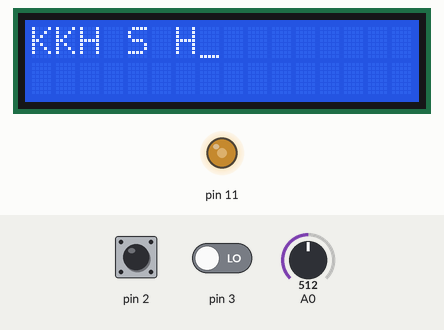
This sketch was run on a simulated Arduino Uno, built with avr-gcc and run on an emulated ATmega328P. Parts: 16×2 character LCD, output pins drawn as LEDs (lit = HIGH). Inputs (shaded band) come from the test bench; at power-on: pin 2 LOW, pin 3 LOW, A0 = 512.

Above: at 1.2 s.
1.3 s: pin 2 driven HIGH
At 1.65 s:
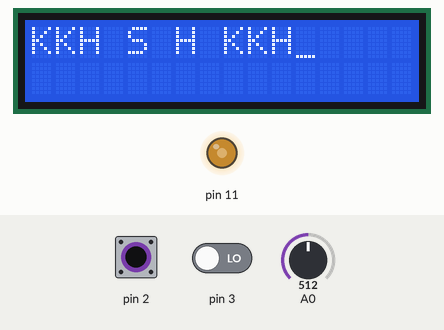
At 2.16 s:
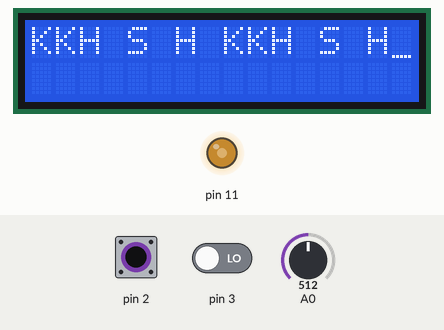
3.4 s: pin 3 driven HIGH
At 4.61 s:
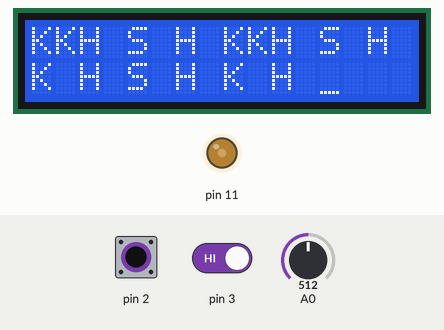
Timing chart, 0 to 4.4 s (numbered marks = the images above; inputs shaded):
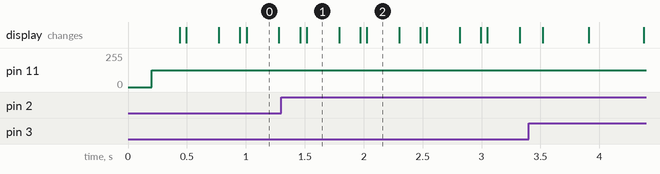

The sketch:

drum_machine.ino
```cpp
//drum machine
const unsigned char bass[] PROGMEM =
{
0x82,0x7C,0x88,0xC4,0xC6,0xC1,0xC0,0xBC,0xBB,0xB8,
0xB6,0xB4,0xB2,0xB0,0xAD,0xAC,0xA8,0xAA,0xB6,0xB3,
0xB0,0xAC,0xA9,0xA6,0xA2,0x9E,0x9B,0x97,0x93,0x8F,
0x8B,0x87,0x83,0x7F,0x7A,0x76,0x72,0x6D,0x69,0x65,
0x60,0x5C,0x58,0x54,0x50,0x4D,0x49,0x46,0x43,0x40,
0x3D,0x3B,0x39,0x37,0x36,0x34,0x34,0x33,0x32,0x32,
0x33,0x32,0x35,0x30,0x1C,0x1F,0x22,0x25,0x28,0x2B,
0x2E,0x32,0x36,0x39,0x3D,0x41,0x45,0x49,0x4D,0x5F,
0x66,0x68,0x6C,0x6E,0x71,0x74,0x77,0x79,0x7C,0x7F,
0x81,0x83,0x85,0x87,0x89,0x8B,0x8C,0x8D,0x8E,0x8F,
0x90,0x91,0x92,0x93,0x93,0x94,0x94,0x95,0x95,0x95,
0x96,0x96,0x96,0x97,0x97,0x98,0x98,0x99,0x9A,0x9A,
0x9B,0x9B,0x9D,0x9D,0xA2,0xF0,0xF9,0xEF,0xEE,0xE7,
0xE6,0xE0,0xDE,0xDA,0xD8,0xD4,0xD1,0xCD,0xCC,0xC6,
0xCE,0xD4,0xCD,0xCA,0xC6,0xC2,0xBD,0xB9,0xB5,0xB1,
0xAC,0xA8,0xA3,0x9E,0x9A,0x95,0x90,0x8B,0x86,0x81,
0x7C,0x78,0x73,0x6E,0x69,0x65,0x61,0x5C,0x58,0x55,
0x51,0x4E,0x4A,0x48,0x45,0x43,0x41,0x3F,0x3D,0x3C,
0x3B,0x3B,0x3A,0x3B,0x39,0x3D,0x2F,0x20,0x27,0x28,
0x2C,0x2E,0x32,0x35,0x38,0x3C,0x3F,0x43,0x46,0x4A,
0x4C,0x55,0x67,0x69,0x6B,0x6E,0x71,0x74,0x76,0x79,
0x7B,0x7E,0x80,0x82,0x84,0x86,0x88,0x89,0x8A,0x8C,
0x8D,0x8E,0x8F,0x8F,0x90,0x91,0x91,0x92,0x92,0x92,
0x93,0x93,0x93,0x93,0x94,0x94,0x94,0x95,0x95,0x96,
0x96,0x97,0x97,0x99,0x97,0x9C,0x96,0xCD,0xFA,0xEB,
0xEA,0xE4,0xE2,0xDD,0xDA,0xD6,0xD4,0xD0,0xCD,0xCA,
0xC7,0xC4,0xC1,0xCC,0xCD,0xC6,0xC3,0xBF,0xBB,0xB7,
0xB3,0xAE,0xAA,0xA6,0xA1,0x9D,0x98,0x93,0x8F,0x8A,
0x85,0x80,0x7B,0x77,0x72,0x6D,0x69,0x64,0x60,0x5B,
0x57,0x54,0x50,0x4C,0x49,0x46,0x43,0x41,0x3F,0x3D,
0x3B,0x3A,0x39,0x38,0x37,0x37,0x37,0x37,0x38,0x28,
0x1E,0x24,0x28,0x2B,0x2D,0x30,0x33,0x37,0x3A,0x3D,
0x41,0x45,0x49,0x4C,0x56,0x65,0x68,0x6A,0x6C,0x6F,
0x72,0x75,0x77,0x79,0x7C,0x7E,0x80,0x82,0x84,0x85,
0x87,0x88,0x89,0x8A,0x8B,0x8C,0x8D,0x8E,0x8E,0x8F,
0x8F,0x8F,0x90,0x90,0x90,0x91,0x91,0x91,0x92,0x92,
0x92,0x93,0x93,0x94,0x94,0x96,0x95,0x98,0x94,0xB2,
0xE6,0xEA,0xE9,0xE4,0xDF,0xDA,0xD7,0xD4,0xD1,0xCE,
0xCB,0xC8,0xC5,0xC3,0xBF,0xBF,0xC6,0xC8,0xC5,0xBF,
0xBB,0xB7,0xB3,0xAF,0xAB,0xA7,0xA2,0x9E,0x99,0x95,
0x90,0x8C,0x87,0x82,0x7E,0x79,0x74,0x70,0x6B,0x67,
0x62,0x5E,0x5A,0x56,0x52,0x4F,0x4B,0x48,0x45,0x43,
0x40,0x3E,0x3C,0x3B,0x3A,0x39,0x38,0x37,0x37,0x37,
0x38,0x36,0x2A,0x22,0x22,0x26,0x2B,0x2E,0x32,0x35,
0x38,0x3B,0x3E,0x42,0x46,0x49,0x4E,0x58,0x63,0x69,
0x6C,0x6E,0x70,0x72,0x74,0x77,0x7A,0x7C,0x7E,0x80,
0x82,0x84,0x85,0x87,0x88,0x89,0x8A,0x8B,0x8C,0x8D,
0x8E,0x8E,0x8F,0x8F,0x8F,0x90,0x90,0x90,0x91,0x91,
0x91,0x91,0x92,0x92,0x92,0x93,0x93,0x94,0x94,0x96,
0x95,0xA0,0xCA,0xE3,0xE4,0xE2,0xE1,0xDF,0xDA,0xD6,
0xD1,0xCE,0xCB,0xC8,0xC5,0xC3,0xC0,0xBD,0xBE,0xC1,
0xC3,0xC2,0xC0,0xBC,0xB7,0xB2,0xAE,0xA9,0xA5,0xA1,
0x9D,0x99,0x94,0x90,0x8C,0x87,0x82,0x7E,0x79,0x75,
0x70,0x6C,0x67,0x63,0x5F,0x5B,0x57,0x53,0x50,0x4C,
0x49,0x46,0x44,0x41,0x3F,0x3D,0x3C,0x3B,0x3A,0x39,
0x38,0x38,0x38,0x39,0x36,0x30,0x2A,0x27,0x26,0x28,
0x2B,0x2F,0x33,0x38,0x3C,0x3F,0x43,0x46,0x4A,0x4E,
0x56,0x5E,0x65,0x6B,0x6F,0x72,0x75,0x77,0x78,0x7A,
0x7C,0x7E,0x80,0x82,0x84,0x85,0x87,0x89,0x8A,0x8B,
0x8C,0x8D,0x8D,0x8E,0x8F,0x8F,0x8F,0x90,0x90,0x90,
0x91,0x91,0x91,0x92,0x92,0x92,0x92,0x93,0x93,0x94,
0x94,0x95,0x95,0x99,0xB3,0xD1,0xDF,0xE1,0xDE,0xDC,
0xDA,0xD8,0xD6,0xD2,0xCF,0xCB,0xC7,0xC4,0xC1,0xBE,
0xBC,0xBD,0xBE,0xBF,0xBF,0xBE,0xBB,0xB8,0xB4,0xAF,
0xAA,0xA6,0xA1,0x9D,0x98,0x94,0x90,0x8B,0x87,0x83,
0x7E,0x7A,0x75,0x71,0x6C,0x68,0x64,0x5F,0x5B,0x57,
0x54,0x50,0x4D,0x4A,0x47,0x44,0x42,0x40,0x3E,0x3D,
0x3B,0x3B,0x3A,0x39,0x39,0x39,0x39,0x35,0x30,0x2C,
0x2A,0x29,0x2A,0x2C,0x2F,0x33,0x38,0x3C,0x40,0x44,
0x48,0x4C,0x52,0x59,0x60,0x66,0x6C,0x70,0x73,0x76,
0x78,0x7A,0x7C,0x7D,0x7F,0x81,0x83,0x84,0x86,0x88,
0x89,0x8A,0x8B,0x8C,0x8D,0x8E,0x8E,0x8F,0x8F,0x90,
0x90,0x90,0x91,0x91,0x91,0x91,0x92,0x92,0x92,0x93,
0x93,0x93,0x94,0x94,0x95,0x96,0xA3,0xB8,0xCC,0xDA,
0xE1,0xE2,0xE0,0xDC,0xD7,0xD3,0xCF,0xCC,0xC9,0xC6,
0xC3,0xC0,0xBD,0xBC,0xBC,0xBD,0xBD,0xBD,0xBC,0xBA,
0xB6,0xB3,0xAE,0xAA,0xA5,0xA1,0x9C,0x98,0x93,0x8F,
0x8A,0x86,0x82,0x7D,0x79,0x75,0x70,0x6C,0x68,0x63,
0x5F,0x5B,0x58,0x54,0x51,0x4D,0x4A,0x48,0x45,0x43,
0x41,0x3F,0x3E,0x3C,0x3B,0x3B,0x3A,0x3A,0x3A,0x39,
0x36,0x32,0x2F,0x2D,0x2C,0x2C,0x2E,0x30,0x33,0x37,
0x3B,0x3F,0x43,0x47,0x4C,0x52,0x59,0x5F,0x65,0x6B,
0x6F,0x73,0x76,0x79,0x7C,0x7D,0x7F,0x81};
const unsigned char hat[] PROGMEM = {
  0x81, 0x7E, 0x7F, 0x69, 0x93, 0x80, 0x8D, 0x81, 0x81, 0x91,
  0xAA, 0xB2, 0x7C, 0x99, 0x75, 0x74, 0x8F, 0x8E, 0x66, 0x8B,
  0x70, 0x79, 0x8D, 0x7F, 0x55, 0x51, 0x6F, 0x47, 0x86, 0x6C,
  0x86, 0x73, 0x7E, 0x8E, 0x98, 0xC7, 0x8A, 0xA2, 0x8B, 0x8B,
  0xA2, 0x7F, 0x8A, 0x7B, 0x64, 0x54, 0x66, 0x72, 0x6A, 0x4E,
  0x65, 0x6A, 0x5F, 0x8F, 0x77, 0x8A, 0x79, 0xAC, 0xBE, 0x98,
  0xD1, 0xBD, 0x9A, 0x71, 0x7F, 0x76, 0x5F, 0x7B, 0x66, 0x67,
  0x87, 0x7B, 0x7A, 0x5A, 0x73, 0xA2, 0x88, 0x95, 0x84, 0x96,
  0x8F, 0x6F, 0x85, 0x95, 0x87, 0x72, 0x73, 0x78, 0x71, 0x7C,
  0x76, 0x5E, 0x83, 0x8C, 0x93, 0x90, 0x6F, 0x87, 0x83, 0xA0,
  0x9A, 0x6E, 0x90, 0x5D, 0x69, 0x7D, 0x79, 0x94, 0x74, 0x87,
  0x98, 0x7A, 0x84, 0x77, 0x79, 0x72, 0x79, 0x93, 0x77, 0x8B,
  0x75, 0x7E, 0x88, 0x8A, 0x87, 0x79, 0x7F, 0x76, 0x7F, 0x82,
  0x78, 0x7D, 0x8C, 0x83, 0x7A, 0x80, 0x84, 0x7A, 0x7A, 0x82,
  0x84, 0x7B, 0x7F, 0x7D, 0x7A, 0x76, 0x7F, 0x88, 0x80, 0x7D,
  0x7B, 0x7D, 0x74, 0x7A, 0x86, 0x81, 0x85, 0x80, 0x80, 0x87,
  0x74, 0x87, 0x8D, 0x7A, 0x85, 0x78, 0x78, 0x86, 0x7D, 0x77,
  0x7B, 0x82, 0x7A, 0x81, 0x7F, 0x74, 0x83, 0x7E, 0x87, 0x8E,
  0x80, 0x93, 0x77, 0x7C, 0x86, 0x7E, 0x8F, 0x72, 0x7C, 0x75,
  0x79, 0x7B, 0x72, 0x83, 0x7D, 0x82, 0x88, 0x85, 0x7F, 0x83,
  0x85, 0x78, 0x80, 0x8C, 0x7E, 0x73, 0x7E, 0x72, 0x7A, 0x87,
  0x7E, 0x82, 0x82, 0x8A, 0x86, 0x82, 0x82, 0x7A, 0x7F, 0x8D,
  0x75, 0x7D, 0x85, 0x72, 0x71, 0x7A, 0x82, 0x7F, 0x83, 0x7C,
  0x84, 0x86, 0x82, 0x7E, 0x83, 0x86, 0x84, 0x80, 0x7C, 0x73,
  0x78, 0x7E, 0x70, 0x80, 0x80, 0x81, 0x89, 0x81, 0x84, 0x7E,
  0x7D, 0x80, 0x7B, 0x80, 0x83, 0x7D, 0x74, 0x7D, 0x82, 0x7D,
  0x81, 0x7E, 0x81, 0x87, 0x7F, 0x84, 0x7A, 0x7F, 0x87, 0x78,
  0x82, 0x83, 0x7D, 0x79, 0x7E, 0x79, 0x81, 0x80, 0x7D, 0x7B,
  0x7E, 0x8A, 0x7D, 0x80, 0x80, 0x80, 0x7F, 0x81, 0x81, 0x7D,
  0x7E, 0x76, 0x7B, 0x7F, 0x7F, 0x81, 0x7C, 0x84, 0x82, 0x81,
  0x80, 0x7C, 0x7F, 0x7F, 0x7F, 0x7D, 0x80, 0x7D, 0x7F, 0x7F,
  0x7B, 0x7F, 0x81, 0x7F, 0x81, 0x80, 0x7F, 0x80, 0x7D, 0x7E,
  0x7F, 0x81, 0x81, 0x7F, 0x81, 0x81, 0x7E, 0x7E, 0x7F, 0x7F,
  0x7F, 0x80, 0x7F, 0x7E, 0x80, 0x80, 0x7E, 0x7E, 0x80, 0x7F,
  0x80, 0x81, 0x7E, 0x7F, 0x7F, 0x7E, 0x7F, 0x81, 0x7F, 0x7F,
  0x7F, 0x7F, 0x7F, 0x7F, 0x7F, 0x7E, 0x7F, 0x80, 0x7F, 0x7F,
  0x7F, 0x7F, 0x80, 0x7F, 0x7F, 0x7F, 0x7F, 0x7E, 0x7F, 0x7F,
  0x7E, 0x7F, 0x7F, 0x7F, 0x7F, 0x7F, 0x7F, 0x7E, 0x7F, 0x7F,
  0x7F, 0x7F, 0x7F, 0x7F, 0x7F, 0x7F, 0x7F, 0x7F, 0x7F, 0x7F,
  0x7F, 0x7F, 0x7F, 0x7F, 0x7F, 0x7F, 0x7F, 0x7F, 0x7F, 0x7F,
  0x7F, 0x7F, 0x7F, 0x7F, 0x7F, 0x7F, 0x7F, 0x7F, 0x7F, 0x7F,
  0x7F, 0x7F, 0x7F, 0x7F, 0x7F, 0x7F, 0x7F, 0x7F, 0x7F, 0x7F,
  0x7F, 0x7F, 0x7F, 0x7F, 0x7F, 0x7F, 0x7F, 0x7F, 0x7F, 0x7F,
  0x7F, 0x7F, 0x7F, 0x7F, 0x7F, 0x7F, 0x7F, 0x7F, 0x7F, 0x7F,
  0x7F, 0x7F, 0x7F, 0x7F, 0x7F, 0x7F, 0x7F, 0x7F, 0x7F, 0x7F,
  0x7F, 0x7F, 0x7F, 0x7F, 0x7F, 0x7F, 0x7F, 0x7F, 0x7F, 0x7F,
  0x7F, 0x7F, 0x7F, 0x7F, 0x7F, 0x7F, 0x7F, 0x7F, 0x7F, 0x7F,
  0x7F, 0x7F, 0x7F, 0x7F, 0x7F, 0x7F, 0x7F, 0x7F, 0x7F, 0x7F,
  0x7F, 0x7F, 0x7F };
const unsigned char kick[] PROGMEM = {
  0x80, 0x7F, 0x7E, 0x80, 0x7B, 0x7F, 0x77, 0x80, 0x6F, 0x78,
  0x70, 0x86, 0x6B, 0x8E, 0x83, 0x81, 0x2F, 0x3B, 0xC5, 0x5E,
  0x5E, 0x80, 0x67, 0x6C, 0x8B, 0x70, 0x96, 0x79, 0x9E, 0x8D,
  0x86, 0xC7, 0x8D, 0xBA, 0xC5, 0xAE, 0xCB, 0xC6, 0xBE, 0xDA,
  0xC4, 0xC7, 0xCD, 0xCF, 0xC4, 0xCC, 0xBE, 0xBC, 0xC4, 0xB2,
  0xB1, 0xA7, 0xA5, 0x8E, 0x8B, 0x91, 0x8D, 0x47, 0x4E, 0x74,
  0x5C, 0x4A, 0x19, 0x2A, 0x33, 0x26, 0x27, 0x1D, 0x19, 0x13,
  0x11, 0x0D, 0x0D, 0x0B, 0x0A, 0x0C, 0x0E, 0x1A, 0x1E, 0x1E,
  0x25, 0x28, 0x2D, 0x36, 0x3E, 0x40, 0x4A, 0x4F, 0x56, 0x5C,
  0x64, 0x6C, 0x76, 0x78, 0x83, 0x8E, 0x91, 0x9A, 0xA5, 0xB0,
  0xAB, 0xC0, 0xBE, 0xC1, 0xD2, 0xD5, 0xD8, 0xDF, 0xEB, 0xEB,
  0xEA, 0xEB, 0xED, 0xEE, 0xF1, 0xF3, 0xF3, 0xF2, 0xF4, 0xF2,
  0xF1, 0xEF, 0xED, 0xE9, 0xE8, 0xDE, 0xD4, 0xD4, 0xD0, 0xCB,
  0xC5, 0xBC, 0xB9, 0xB3, 0xAC, 0xA5, 0x9D, 0x96, 0x8F, 0x89,
  0x83, 0x7D, 0x75, 0x6F, 0x6A, 0x64, 0x5A, 0x56, 0x50, 0x44,
  0x44, 0x3F, 0x2C, 0x30, 0x30, 0x19, 0x1D, 0x24, 0x0B, 0x0E,
  0x14, 0x04, 0x09, 0x0B, 0x07, 0x06, 0x05, 0x06, 0x05, 0x05,
  0x06, 0x08, 0x09, 0x0C, 0x10, 0x11, 0x16, 0x21, 0x21, 0x25,
  0x2A, 0x31, 0x35, 0x37, 0x43, 0x46, 0x4B, 0x53, 0x5A, 0x5E,
  0x65, 0x6D, 0x71, 0x77, 0x7F, 0x83, 0x88, 0x90, 0x95, 0x9B,
  0x9F, 0xA5, 0xAB, 0xAB, 0xB1, 0xB8, 0xB9, 0xC0, 0xC3, 0xC3,
  0xC8, 0xD0, 0xCE, 0xCF, 0xDA, 0xD4, 0xD3, 0xDD, 0xE1, 0xDD,
  0xDF, 0xE0, 0xDF, 0xDC, 0xDF, 0xDD, 0xDF, 0xDF, 0xD9, 0xDC,
  0xD4, 0xD7, 0xD8, 0xD5, 0xCF, 0xD0, 0xCD, 0xC7, 0xC9, 0xC8,
  0xC2, 0xBD, 0xB7, 0xB6, 0xB4, 0xB0, 0xAE, 0xA8, 0xA5, 0xA0,
  0x9D, 0x9B, 0x98, 0x93, 0x8C, 0x8A, 0x89, 0x83, 0x83, 0x7E,
  0x7A, 0x7A, 0x6F, 0x75, 0x77, 0x6A, 0x65, 0x6A, 0x60, 0x5C,
  0x62, 0x5B, 0x5C, 0x5A, 0x56, 0x52, 0x53, 0x55, 0x51, 0x4E,
  0x50, 0x4E, 0x49, 0x4E, 0x4F, 0x4E, 0x4C, 0x4A, 0x4C, 0x4D,
  0x50, 0x4B, 0x4B, 0x4B, 0x4B, 0x4C, 0x4C, 0x4B, 0x4A, 0x4A,
  0x4B, 0x49, 0x46, 0x49, 0x44, 0x45, 0x46, 0x42, 0x41, 0x44,
  0x40, 0x40, 0x42, 0x3E, 0x3C, 0x3E, 0x3E, 0x3D, 0x41, 0x3A,
  0x3C, 0x3F, 0x3F, 0x40, 0x41, 0x42, 0x42, 0x43, 0x44, 0x4A,
  0x4A, 0x4D, 0x4F, 0x52, 0x56, 0x56, 0x5B, 0x5E, 0x61, 0x66,
  0x69, 0x6C, 0x71, 0x73, 0x77, 0x7D, 0x81, 0x83, 0x87, 0x8B,
  0x90, 0x93, 0x97, 0x9B, 0x9F, 0xA3, 0xA7, 0xAA, 0xAE, 0xB2,
  0xB5, 0xB8, 0xBD, 0xBF, 0xC2, 0xC6, 0xC7, 0xCC, 0xCF, 0xD3,
  0xD4, 0xD6, 0xD9, 0xD9, 0xDE, 0xE0, 0xE5, 0xE2, 0xE2, 0xE4,
  0xE0, 0xE5, 0xE5, 0xE4, 0xE5, 0xE3, 0xE0, 0xE0, 0xDE, 0xDD,
  0xDB, 0xDB, 0xD9, 0xD4, 0xD1, 0xD1, 0xCF, 0xC9, 0xC6, 0xC0,
  0xBD, 0xB9, 0xB4, 0xB1, 0xAC, 0xA7, 0xA0, 0x9B, 0x99, 0x91,
  0x8C, 0x89, 0x83, 0x7E, 0x7A, 0x74, 0x6F, 0x6C, 0x66, 0x62,
  0x5E, 0x5A, 0x55, 0x52, 0x4E, 0x4B, 0x48, 0x45, 0x42, 0x3F,
  0x3D, 0x3C, 0x3C, 0x39, 0x36, 0x35, 0x35, 0x34, 0x34, 0x33,
  0x33, 0x36, 0x33, 0x32, 0x35, 0x36, 0x38, 0x36, 0x37, 0x3D,
  0x3B, 0x3C, 0x3F, 0x41, 0x43, 0x47, 0x47, 0x4B, 0x4E, 0x4E,
  0x52, 0x54, 0x57, 0x5A, 0x5C, 0x5F, 0x63, 0x66, 0x68, 0x6B,
  0x6D, 0x71, 0x74, 0x76, 0x79, 0x7B, 0x7E, 0x81, 0x83, 0x86,
  0x88, 0x8B, 0x8D, 0x8E, 0x91, 0x93, 0x95, 0x97, 0x98, 0x99,
  0x9B, 0x9C, 0x9D, 0x9F, 0x9F, 0x9F, 0xA1, 0xA1, 0xA1, 0xA2,
  0xA1, 0xA1, 0xA2, 0xA2, 0xA1, 0xA0, 0xA0, 0xA0, 0x9F, 0x9E,
  0x9E, 0x9D, 0x9C, 0x9C, 0x9B, 0x99, 0x99, 0x97, 0x96, 0x96,
  0x95, 0x93, 0x92, 0x91, 0x90, 0x8F, 0x8D, 0x8D, 0x8C, 0x8A,
  0x8A, 0x89, 0x87, 0x86, 0x86, 0x85, 0x84, 0x83, 0x82, 0x81,
  0x80, 0x80, 0x7F, 0x7E, 0x7D, 0x7C, 0x7C, 0x7C, 0x7B, 0x7B,
  0x7A, 0x7A, 0x7A, 0x7A, 0x7A, 0x79, 0x7A, 0x7A, 0x7A, 0x7A,
  0x7A, 0x7A, 0x7B, 0x7B, 0x7B, 0x7C, 0x7C, 0x7C, 0x7D, 0x7D,
  0x7D, 0x7E, 0x7E, 0x7F, 0x7F, 0x80, 0x80, 0x80, 0x81, 0x81,
  0x81, 0x82, 0x82, 0x82, 0x83, 0x83, 0x83, 0x83, 0x83, 0x83,
  0x84, 0x84, 0x84, 0x84, 0x84, 0x84, 0x84, 0x84, 0x84, 0x84,
  0x84, 0x84, 0x84, 0x84, 0x84, 0x83, 0x83, 0x83, 0x83, 0x82,
  0x82, 0x82, 0x81, 0x81, 0x81, 0x80, 0x80, 0x7F, 0x7F, 0x7F,
  0x7E, 0x7E, 0x7D, 0x7D, 0x7C, 0x7C, 0x7C, 0x7C, 0x7B, 0x7B,
  0x7B, 0x7A, 0x7A, 0x7A, 0x7A, 0x79, 0x79, 0x79, 0x79, 0x79,
  0x79, 0x79, 0x79, 0x79, 0x79, 0x79, 0x79, 0x79, 0x79, 0x79,
  0x79, 0x7A, 0x7A, 0x7A, 0x7A, 0x7B, 0x7B, 0x7B, 0x7B, 0x7B,
  0x7C, 0x7C, 0x7C, 0x7C, 0x7C, 0x7D, 0x7D, 0x7D, 0x7D, 0x7D,
  0x7D, 0x7D, 0x7D, 0x7D, 0x7D, 0x7D, 0x7D, 0x7E, 0x7E, 0x7E,
  0x7E, 0x7E, 0x7E, 0x7E, 0x7E, 0x7E, 0x7E, 0x7E, 0x7F, 0x7F,
  0x7F, 0x7F, 0x7F, 0x7F, 0x80, 0x80, 0x80, 0x80, 0x80, 0x80,
  0x80, 0x80, 0x81, 0x81, 0x81, 0x81, 0x81, 0x81, 0x82, 0x82,
  0x82, 0x82, 0x82, 0x82, 0x82, 0x83, 0x83, 0x83, 0x83, 0x83,
  0x83, 0x83, 0x83, 0x83, 0x84, 0x84, 0x84, 0x84, 0x84, 0x84,
  0x84, 0x84, 0x84, 0x84, 0x84, 0x84, 0x84, 0x84, 0x84, 0x85,
  0x84, 0x85, 0x85, 0x85, 0x85, 0x84, 0x84, 0x84, 0x84, 0x84,
  0x84, 0x84, 0x84, 0x84, 0x84, 0x84, 0x83, 0x83, 0x83, 0x83,
  0x83, 0x83, 0x82, 0x82, 0x82, 0x82, 0x82, 0x81, 0x81, 0x81,
  0x81, 0x81, 0x81, 0x80, 0x80, 0x80, 0x80, 0x80, 0x7F, 0x7F,
  0x7F, 0x7F, 0x7F, 0x7F, 0x7F, 0x7E, 0x7E, 0x7E, 0x7E, 0x7E,
  0x7E, 0x7E, 0x7E, 0x7E, 0x7E, 0x7D, 0x7D, 0x7D, 0x7D, 0x7D,
  0x7D, 0x7D, 0x7D, 0x7D, 0x7D, 0x7D, 0x7D, 0x7D, 0x7D, 0x7D,
  0x7D, 0x7D, 0x7D, 0x7D, 0x7D, 0x7D, 0x7D, 0x7D, 0x7D, 0x7D,
  0x7D, 0x7D, 0x7D, 0x7D, 0x7D, 0x7D, 0x7D, 0x7D, 0x7D, 0x7D,
  0x7E, 0x7E, 0x7E, 0x7E, 0x7E, 0x7E, 0x7E, 0x7E, 0x7E, 0x7E,
  0x7F, 0x7F, 0x7F, };
const unsigned char snare[] PROGMEM = {
  0x80, 0x7E, 0x81, 0x7E, 0x82, 0x7D, 0x83, 0x7C, 0x84, 0x78,
  0xA7, 0xB6, 0xA7, 0x9C, 0xA3, 0x9A, 0x86, 0x8A, 0x5C, 0x6D,
  0x48, 0x63, 0x27, 0x38, 0x56, 0x0E, 0x31, 0x4F, 0x30, 0x32,
  0x46, 0x42, 0x62, 0x6D, 0xA6, 0x7A, 0x88, 0xC8, 0xD1, 0xC6,
  0xE7, 0xF8, 0xF2, 0xFF, 0xF4, 0xFA, 0xE9, 0xEA, 0xD9, 0xD7,
  0xBD, 0xBC, 0xB9, 0x9A, 0x82, 0x66, 0x70, 0x3D, 0x3C, 0x2A,
  0x15, 0x3E, 0x0B, 0x0D, 0x1E, 0x15, 0x14, 0x17, 0x13, 0x24,
  0x38, 0x30, 0x41, 0x40, 0x49, 0x56, 0x3F, 0x44, 0x59, 0x45,
  0x53, 0x55, 0x56, 0x69, 0x79, 0x7A, 0x86, 0xB1, 0xA3, 0xAF,
  0xB7, 0xBA, 0xDC, 0xD8, 0xDC, 0xE9, 0xF6, 0xFC, 0xFB, 0xFB,
  0xF9, 0xF8, 0xF6, 0xF4, 0xF3, 0xEF, 0xE6, 0xDA, 0xC9, 0xC2,
  0xC3, 0xB2, 0xAD, 0xAE, 0xAD, 0xAA, 0x99, 0x95, 0x8E, 0x87,
  0x7E, 0x67, 0x5C, 0x49, 0x31, 0x30, 0x20, 0x21, 0x20, 0x14,
  0x17, 0x18, 0x17, 0x15, 0x1C, 0x12, 0x0A, 0x06, 0x0B, 0x0C,
  0x11, 0x18, 0x1E, 0x26, 0x2C, 0x3D, 0x3F, 0x52, 0x57, 0x58,
  0x67, 0x70, 0x77, 0x86, 0x96, 0xA5, 0xC4, 0xD1, 0xCC, 0xD3,
  0xE7, 0xEE, 0xF5, 0xEC, 0xDC, 0xE0, 0xE3, 0xDD, 0xDC, 0xE0,
  0xD5, 0xD2, 0xDB, 0xAE, 0xAC, 0xBA, 0xBB, 0xB2, 0x82, 0x93,
  0xA0, 0x92, 0x8F, 0x9A, 0x82, 0x82, 0x6E, 0x6C, 0x79, 0x74,
  0x60, 0x54, 0x73, 0x45, 0x4B, 0x3C, 0x3B, 0x3E, 0x23, 0x18,
  0x1E, 0x30, 0x23, 0x38, 0x33, 0x4D, 0x40, 0x42, 0x55, 0x65,
  0x5A, 0x41, 0x79, 0x61, 0x59, 0x52, 0x7C, 0x76, 0x8F, 0x88,
  0x64, 0x8F, 0x69, 0x6A, 0x7E, 0x98, 0x7C, 0x92, 0x8D, 0x90,
  0x84, 0x8F, 0xA9, 0xA0, 0xB1, 0xAC, 0xB6, 0xBB, 0xCF, 0xB6,
  0xC7, 0xD1, 0xBD, 0xDA, 0xBF, 0xAB, 0xB6, 0xB4, 0xBC, 0x96,
  0xB0, 0xB0, 0xAB, 0xA9, 0x9F, 0x97, 0x7F, 0x98, 0x82, 0x66,
  0x78, 0x70, 0x6A, 0x6F, 0x4E, 0x56, 0x4A, 0x54, 0x67, 0x59,
  0x45, 0x4F, 0x44, 0x53, 0x6A, 0x47, 0x5F, 0x47, 0x33, 0x6C,
  0x44, 0x4A, 0x83, 0x4F, 0x50, 0x66, 0x52, 0x4D, 0x61, 0x4D,
  0x5B, 0x60, 0x5B, 0x6F, 0x5C, 0x80, 0x77, 0x70, 0xA2, 0x98,
  0x81, 0x9E, 0xB7, 0xB7, 0xBD, 0xC0, 0xCE, 0xDA, 0xC3, 0xD9,
  0xF1, 0xCF, 0xC3, 0xDF, 0xC4, 0xBC, 0xD6, 0xBA, 0xA6, 0xB3,
  0x9D, 0x92, 0x9F, 0x8C, 0x83, 0x65, 0x8D, 0x8F, 0x69, 0x77,
  0x7E, 0x61, 0x6B, 0x77, 0x47, 0x58, 0x56, 0x31, 0x72, 0x50,
  0x43, 0x5D, 0x3A, 0x47, 0x48, 0x56, 0x37, 0x64, 0x29, 0x42,
  0x41, 0x44, 0x5D, 0x31, 0x63, 0x49, 0x56, 0x5B, 0x5E, 0x60,
  0x8A, 0x6C, 0x6E, 0x96, 0x92, 0x89, 0x8B, 0xAA, 0x9F, 0x9A,
  0xAD, 0xAF, 0xBD, 0xB1, 0xAE, 0xBE, 0xDD, 0xA9, 0xB1, 0xD7,
  0x9F, 0xC0, 0xA0, 0xB0, 0xA9, 0xAB, 0xA8, 0x99, 0xA6, 0xA4,
  0x9F, 0x8A, 0x9C, 0x9E, 0x96, 0xA3, 0x8F, 0x8B, 0x8A, 0x69,
  0x98, 0x7E, 0x92, 0x79, 0x6F, 0x76, 0x4C, 0x78, 0x5A, 0x48,
  0x30, 0x4A, 0x48, 0x30, 0x53, 0x1E, 0x2A, 0x3A, 0x32, 0x44,
  0x3D, 0x39, 0x49, 0x4E, 0x44, 0x57, 0x5E, 0x5F, 0x6D, 0x69,
  0x72, 0x7E, 0x70, 0xA0, 0x78, 0xA8, 0xAC, 0x9D, 0xBA, 0x83,
  0xCB, 0xBE, 0xC1, 0xA0, 0xAC, 0xBC, 0xAE, 0xAA, 0xB3, 0xEE,
  0xAB, 0xB3, 0xBB, 0xB8, 0xBF, 0xA4, 0xB1, 0xA9, 0x95, 0x9F,
  0x99, 0x91, 0x92, 0x99, 0x81, 0x79, 0x7B, 0x71, 0x7C, 0x70,
  0x5B, 0x5C, 0x5B, 0x4F, 0x55, 0x4F, 0x48, 0x55, 0x64, 0x36,
  0x3C, 0x5A, 0x39, 0x4C, 0x5E, 0x4A, 0x60, 0x4C, 0x50, 0x5D,
  0x50, 0x6B, 0x63, 0x5B, 0x6B, 0x83, 0x62, 0x75, 0x8A, 0x8C,
  0x83, 0x6E, 0x98, 0x92, 0x8A, 0x97, 0x97, 0x81, 0xA6, 0x9F,
  0x96, 0xB8, 0xAF, 0xA4, 0xB5, 0xB2, 0xA3, 0xB4, 0xA5, 0xB2,
  0xB1, 0xA8, 0x9F, 0xB3, 0xA5, 0x9B, 0x9F, 0xA4, 0x9B, 0x9A,
  0x8C, 0x7B, 0x96, 0x79, 0x92, 0x7C, 0x6F, 0x71, 0x6B, 0x76,
  0x6D, 0x64, 0x61, 0x5F, 0x5C, 0x63, 0x52, 0x51, 0x69, 0x4F,
  0x4F, 0x5A, 0x5A, 0x68, 0x4E, 0x42, 0x56, 0x72, 0x65, 0x60,
  0x5F, 0x67, 0x80, 0x65, 0x62, 0x86, 0x74, 0x7D, 0x7C, 0x74,
  0xA4, 0x79, 0x8E, 0x9D, 0x6F, 0xA7, 0x93, 0x99, 0x8F, 0x9C,
  0x9A, 0x89, 0xA6, 0xA5, 0xBA, 0x9E, 0x97, 0xAC, 0xB1, 0x88,
  0xB5, 0xA7, 0x9D, 0x9A, 0x98, 0x92, 0x97, 0x9D, 0x84, 0xA1,
  0x7E, 0x99, 0x6F, 0x84, 0x8A, 0x66, 0x79, 0x77, 0x76, 0x6A,
  0x73, 0x5F, 0x64, 0x5B, 0x68, 0x6B, 0x58, 0x70, 0x51, 0x5A,
  0x6F, 0x65, 0x5A, 0x62, 0x69, 0x5A, 0x6F, 0x69, 0x6D, 0x5A,
  0x65, 0x71, 0x75, 0x81, 0x6D, 0x6E, 0x7A, 0x7C, 0x76, 0x7C,
  0x86, 0x80, 0x85, 0x82, 0x86, 0x9B, 0x7D, 0x97, 0x86, 0x9D,
  0x98, 0x89, 0xA2, 0x9E, 0x97, 0x8F, 0xAE, 0x93, 0xAE, 0x9D,
  0x94, 0xA1, 0x9D, 0x94, 0x9C, 0xA2, 0x8D, 0x89, 0x96, 0x94,
  0x88, 0x86, 0x82, 0x8C, 0x79, 0x8C, 0x6A, 0x79, 0x7D, 0x6D,
  0x75, 0x6C, 0x78, 0x74, 0x6D, 0x6C, 0x65, 0x6D, 0x78, 0x5F,
  0x65, 0x63, 0x72, 0x70, 0x58, 0x61, 0x6D, 0x66, 0x61, 0x6F,
  0x69, 0x55, 0x69, 0x74, 0x78, 0x6D, 0x7B, 0x78, 0x78, 0x7F,
  0x7D, 0x85, 0x86, 0x7F, 0x82, 0x9C, 0x80, 0x7E, 0x84, 0xA2,
  0x98, 0x9A, 0x84, 0x9C, 0xA3, 0x93, 0xA3, 0x8F, 0xAE, 0x9A,
  0x9A, 0x98, 0x8B, 0x99, 0x97, 0x99, 0x97, 0x85, 0x95, 0x93,
  0x89, 0x81, 0x9A, 0x7E, 0x7F, 0x8E, 0x65, 0x8D, 0x7D, 0x66,
  0x7C, 0x6F, 0x64, 0x79, 0x79, 0x5E, 0x66, 0x73, 0x5D, 0x64,
  0x6B, 0x65, 0x67, 0x71, 0x5D, 0x64, 0x6E, 0x63, 0x63, 0x67,
  0x7A, 0x68, 0x6B, 0x7B, 0x67, 0x76, 0x7F, 0x6F, 0x81, 0x75,
  0x83, 0x83, 0x85, 0x80, 0x8A, 0x89, 0x91, 0x91, 0x82, 0x9C,
  0x91, 0x93, 0x94, 0x9C, 0x8B, 0x9C, 0x8B, 0x9C, 0x9C, 0x94,
  0x9F, 0x8D, 0x9B, 0x86, 0xAA, 0x8D, 0x82, 0x97, 0x8B, 0x8E,
  0x85, 0x8B, 0x7F, 0x88, 0x84, 0x86, 0x7D, 0x80, 0x79, 0x74,
  0x82, 0x6F, 0x72, 0x7A, 0x73, 0x64, 0x72, 0x6E, 0x75, 0x66,
  0x62, 0x69, 0x66, 0x6D, 0x6D, 0x64, 0x5E, 0x6E, 0x75, 0x6D,
  0x6A, 0x6B, 0x6F, 0x76, 0x7A, 0x7D, 0x78, 0x80, 0x74, 0x7F,
};

#include <LiquidCrystal.h>
LiquidCrystal lcd(12, 10, 4 ,5, 7, 6);
volatile int bpm = 128;
volatile unsigned char track[32] = {
1,1,4,0,2,0,4,0,1,0,4,0,2,0,4,0,
1,0,4,0,2,0,4,0,1,0,4,0,2,0,2,2
};

void button1()
{
  if(bpm > 100)
    bpm = 32;
    else
    bpm = 128;
}
volatile int trackPos = 0;
void button2()
{
  switch(track[trackPos])
  {
    case 0:
    track[trackPos] = 1;
    break;
    case 1:
    track[trackPos] = 2;
    break;
    case 2:
    track[trackPos] = 4;
    break;
    case 4:
    track[trackPos] = 8;
    break;
    case 8:
    track[trackPos] = 0;
    break;
  }
}
void setup()
{
  attachInterrupt(digitalPinToInterrupt(3), button1, RISING);
  attachInterrupt(digitalPinToInterrupt(2), button2, RISING);

  lcd.begin(16, 2);
  lcd.cursor();
  Serial.begin(9600);
  pinMode(11, OUTPUT);
  pinMode(3, INPUT);
  pinMode(2, INPUT);
  TCCR2A = _BV(COM2A1) | _BV(COM2B1) | _BV(WGM21) | _BV(WGM20);
  TCCR2B = _BV(CS00);
}


float so = 0;
/*
unsigned char track[32] =
{ 1, 0, 4,0, 2, 0, 4, 0, 1, 0, 4, 0, 2, 0, 4, 0
, 1, 4, 4, 4, 2, 0, 4, 0, 1, 0, 4, 0, 2, 0, 2, 2 };
*/
/*
unsigned char track[32] =
{ 1, 0, 0, 0, 5, 0, 0, 0, 1, 1, 1, 1, 5, 1, 1, 1
, 1, 0, 0, 0, 5, 0, 0, 0, 1, 0, 0, 0, 5, 0, 0, 0};
*/
/*
unsigned char track[32] =
{ 1, 0, 9, 0, 2, 0, 9, 0, 1, 0, 9, 0, 2, 0, 9, 0
, 1, 0, 9, 0, 2, 0, 9, 0, 1, 0, 9, 0, 2, 0, 9, 0};
*/


unsigned char soundBuf[1024];

char st[] = " KS H   B*";

int odb = 0;
int db = 0;

int ob = 0;
int osb = 0;
void loop()
{  so = (analogRead(0)-100)/16;

  int bt = millis();

  if (track[trackPos] == 0)
  {
    if(trackPos%16==0)
    {
    for (int i = 0; i < 150; i++)
    {
      OCR2A = (sin(i)+1)*127;
      delayMicroseconds(40);
    }
    }
    else if(trackPos%4==0)
    {
      for (int i = 0; i < 150; i++)
    {
      OCR2A = (sin(i/2)+1)*127;
      delayMicroseconds(40);
    }
    }
  }
  if (track[trackPos] == 1)
  {
    for (int i = 0; i < (sizeof(kick) / sizeof(kick[0])); i++)
    {
      OCR2A = pgm_read_word(&kick[i]);
      delayMicroseconds(125 + so);
    }
  }
  else if (track[trackPos] == 2)
  {
    for (int i = 0; i < (sizeof(snare) / sizeof(snare[0])); i++)
    {
      OCR2A = pgm_read_word(&snare[i]);
      delayMicroseconds(125 + so);
    }
  }
  else if(track[trackPos] == 3)
  {
    for (int i = 0; i < (sizeof(kick) / sizeof(kick[0])); i++)
    {
      float rd = (pgm_read_word(&kick[i]));
      float rd2 = (pgm_read_word(&snare[i]));
      float g = (rd/2) + (rd/2);
      OCR2A = g;
      delayMicroseconds(100 + so);
    }
  }
  else if (track[trackPos] == 4)
  {
    for (int i = 0; i < (sizeof(hat) / sizeof(hat[0])); i++)
    {
      OCR2A = pgm_read_word(&hat[i]);
      delayMicroseconds(125 + so);
    }
  }
 else if (track[trackPos] == 5)
  {
    for (int i = 0; i < (sizeof(hat) / sizeof(hat[0])); i++)
    {
      float rd = (pgm_read_word(&kick[i]));
      float rd2 = (pgm_read_word(&hat[i]));
      float g = (rd/2) + (rd/2);
      OCR2A = g;
      delayMicroseconds(100 + so);
    }
  }
  else if (track[trackPos] == 8)
  {
    for (int i = 0; i < (sizeof(bass) / sizeof(bass[0])); i++)
    {
       OCR2A = pgm_read_word(&bass[i]);
      delayMicroseconds(100 + so);
    }
  }
   else if (track[trackPos] == 9)
  {
    for (int i = 0; i < (sizeof(hat) / sizeof(hat[0])); i++)
    {
      float rd = (pgm_read_word(&bass[i]));
      float rd2 = (pgm_read_word(&hat[i]));
      float g = rd2;
      OCR2A = g;
      delayMicroseconds(100 + so);
    }
  }
  int dt = millis() - bt;
  int wt = (((60000 / bpm) / 4) - dt);
  delay(abs(wt));

lcd.setCursor(trackPos%16,trackPos>15);
lcd.write(st[track[trackPos]]);

 trackPos++;
  if (trackPos >= 32)
    trackPos = 0;
}
```

Measured:
- after the input at 1.3 s, pin 11: stays 127/255 (without the input it goes to 71/255 after 0.61 s); the display: first changes after 0.16 s (image 1 shows a later state)
